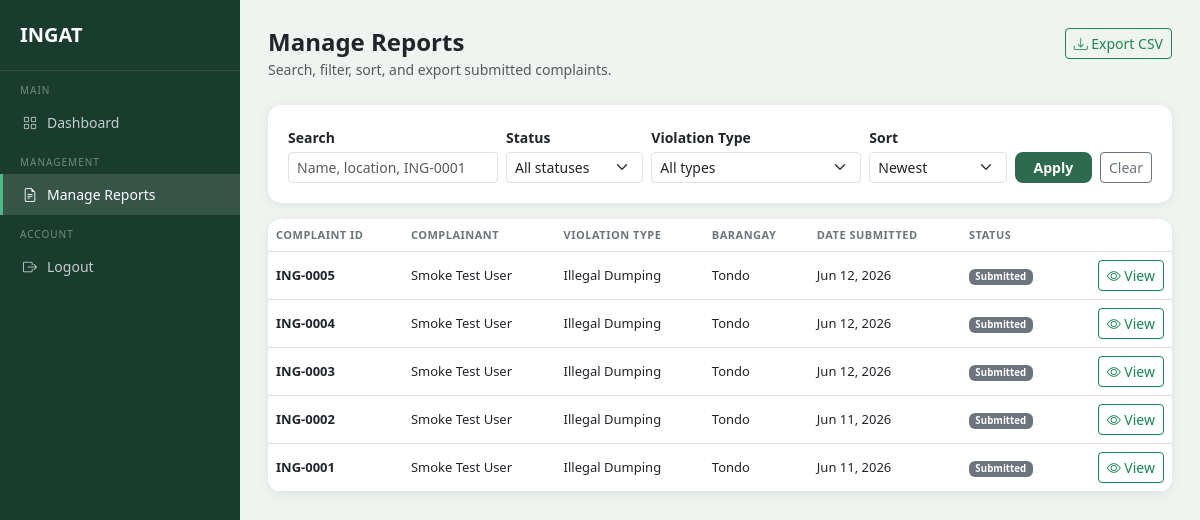
The app's page /admin/reports (signed in), older data.
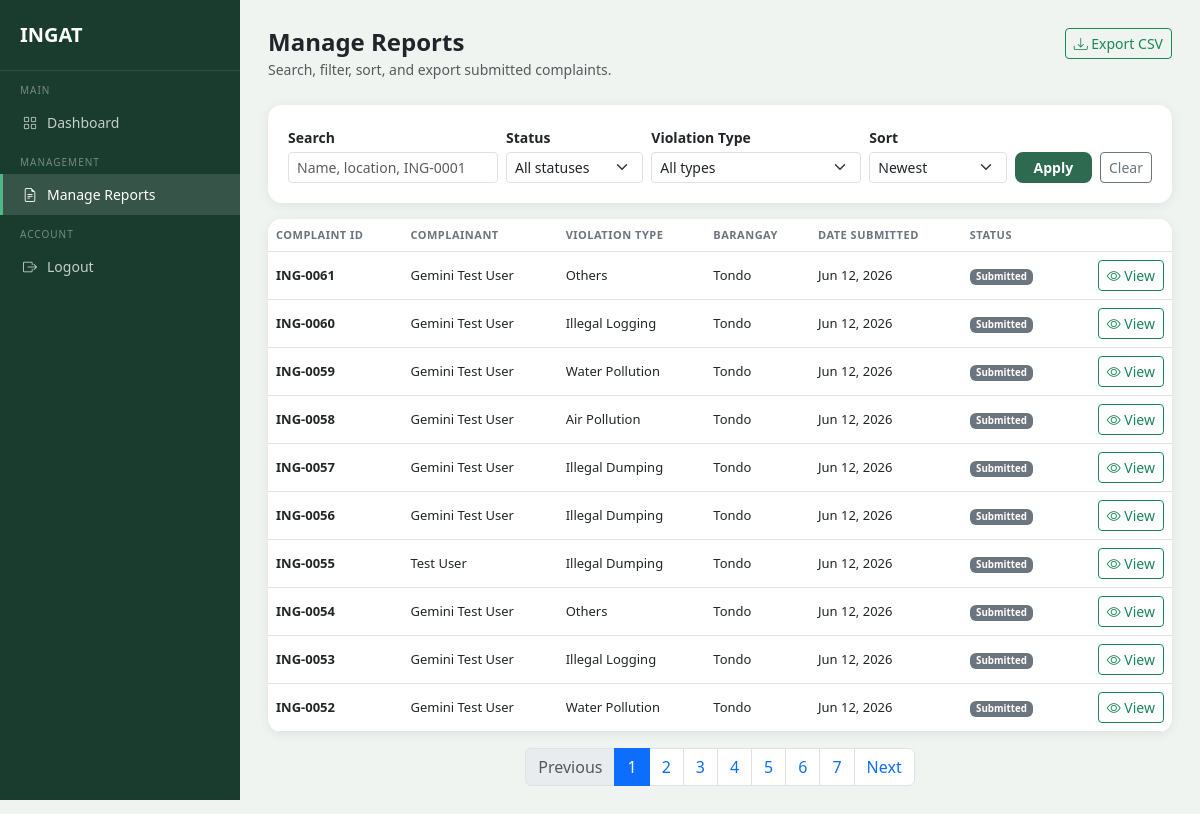
The same page, newer data.
### models.py (models this page shows, shortened)
class Complaint(db.Model):
    __tablename__ = 'complaints'
    id = db.Column(db.Integer, primary_key=True)
    user_id = db.Column(db.Integer, db.ForeignKey('users.id'), nullable=False)
    agency_id = db.Column(db.Integer, db.ForeignKey('agencies.id'), nullable=True)
    violation_type = db.Column(db.String(100), nullable=False)
    street_address = db.Column(db.String(255), nullable=False)
    barangay = db.Column(db.String(100), nullable=False)
    municipality = db.Column(db.String(100), nullable=False)
    date_incident = db.Column(db.Date, nullable=False)
    description = db.Column(db.Text, nullable=False)
    photo_path = db.Column(db.String(255), nullable=True)
    generated_letter = db.Column(db.Text, nullable=True)
    letter_generated = db.Column(db.Boolean, default=False)
    status = db.Column(db.String(50), default='Submitted')
    created_at = db.Column(db.DateTime, default=datetime.utcnow)
    status_history = db.relationship('StatusHistory', backref='complaint', lazy=True)

class User(db.Model, UserMixin):
    __tablename__ = 'users'
    id = db.Column(db.Integer, primary_key=True)
    full_name = db.Column(db.String(100), nullable=False)
    email = db.Column(db.String(120), unique=True, nullable=False)
    contact_number = db.Column(db.String(11), nullable=False)
    barangay = db.Column(db.String(100), nullable=False)
    municipality = db.Column(db.String(100), nullable=False)
    password_hash = db.Column(db.String(256), nullable=False)
    status = db.Column(db.String(20), default='active')
    email_notif = db.Column(db.Boolean, default=True)
    inapp_notif = db.Column(db.Boolean, default=True)
    created_at = db.Column(db.DateTime, default=datetime.utcnow)
    complaints = db.relationship('Complaint', backref='complainant', lazy=True)
    email_verifications = db.relationship('EmailVerification', backref='user', lazy=True)

### routes/admin_routes.py (the view)
@admin_bp.route('/reports')
@admin_required
def manage_reports():
    page = request.args.get('page', 1, type=int)
    paginated = _filtered_complaints_query().paginate(page=page, per_page=10, error_out=False)
    return render_template(
        'admin/manage_reports.html',
        complaints=paginated.items,
        search=request.args.get('q', '').strip(),
        status_filter=request.args.get('status', '').strip(),
        violation_filter=request.args.get('violation_type', '').strip(),
        sort=request.args.get('sort', 'newest').strip(),
        statuses=STATUS_OPTIONS,
        violation_types=VIOLATION_TYPES,
        pagination=paginated,
    )

### routes/admin_routes.py (called while the page is built, shortened)
def _filtered_complaints_query():
    from models import Complaint, User
    search = request.args.get('q', '').strip()
    status_filter = request.args.get('status', '').strip()
    violation_filter = request.args.get('violation_type', '').strip()
    sort = request.args.get('sort', 'newest').strip()
    query = Complaint.query.join(User, Complaint.user_id == User.id)
    if status_filter:
        query = query.filter(Complaint.status == status_filter)
    if violation_filter:
        query = query.filter(Complaint.violation_type == violation_filter)
    if sort == 'oldest':
        query = query.order_by(Complaint.created_at.asc())
    elif sort == 'status':
        query = query.order_by(Complaint.status.asc(), Complaint.created_at.desc())
    else:
        query = query.order_by(Complaint.created_at.desc())
    return query

### routes/auth.py (called while the page is built)
def admin_required(fn):
    @login_required
    @wraps(fn)
    def wrapper(*args, **kwargs):
        from models import AdminUser
        if not isinstance(current_user, AdminUser):
            flash('Please log in as admin.', 'danger')
            return redirect(url_for('admin.admin_login'))
        return fn(*args, **kwargs)
    return wrapper

### templates/admin/manage_reports.html (shortened to what the changed rows need)
<!DOCTYPE html>
<html lang="en">
<head>
    <link href="https://cdn.jsdelivr.net/npm/bootstrap@5.3.0/dist/css/bootstrap.min.css" rel="stylesheet">
    <link href="https://cdn.jsdelivr.net/npm/bootstrap-icons@1.10.5/font/bootstrap-icons.css" rel="stylesheet">
</head>
<body>
<div class="main-content">
    <div class="section-card p-0 overflow-hidden">
        {% if complaints %}
        <div class="table-responsive">
            <table class="table table-hover mb-0 align-middle">
                <thead class="bg-light">
                    <tr>
                        <th>Complaint ID</th>
                        <th>Complainant</th>
                        <th>Violation Type</th>
                        <th>Barangay</th>
                        <th>Date Submitted</th>
                        <th>Status</th>
                        <th></th>
                    </tr>
                </thead>
                <tbody>
                    {% for c in complaints %}
                    <tr>
                        <td class="fw-semibold">ING-{{ '%04d' % c.id }}</td>
                        <td>{{ c.complainant.full_name }}</td>
                        <td>{{ c.violation_type }}</td>
                        <td>{{ c.barangay }}</td>
                        <td>{{ c.created_at.strftime('%b %d, %Y') }}</td>
                        <td>
                            {% if c.status == 'Submitted' %}
                                <span class="badge badge-submitted">Submitted</span>
                            {% elif c.status == 'Under Review' %}
                                <span class="badge badge-review">Under Review</span>
                            {% elif c.status == 'Forwarded to Agency' %}
                                <span class="badge badge-forwarded">Forwarded</span>
                            {% elif c.status == 'Resolved' %}
                                <span class="badge badge-resolved">Resolved</span>
                            {% else %}
                                <span class="badge bg-secondary">{{ c.status }}</span>
                            {% endif %}
                        </td>
                        <td class="text-end">
                            <a href="{{ url_for('admin.report_detail', complaint_id=c.id) }}"
                               class="btn btn-sm btn-outline-success">
                                <i class="bi bi-eye"></i> View
                            </a>
                        </td>
                    </tr>
                    {% endfor %}
                </tbody>
            </table>
        </div>
        {% else %}
        <div class="text-center py-5 text-muted">
            <i class="bi bi-inbox" style="font-size: 34px;"></i>
            <p class="small mt-2 mb-0">No complaints match the current filters.</p>
        </div>
        {% endif %}
    </div>
    {% if pagination.pages > 1 %}
    <nav aria-label="Report pagination" class="mt-3">
        <ul class="pagination justify-content-center">
            <li class="page-item {% if not pagination.has_prev %}disabled{% endif %}">
                <a class="page-link" href="{{ url_for('admin.manage_reports', q=search, status=status_filter, violation_type=violation_filter, sort=sort, page=pagination.prev_num) }}" tabindex="-1">Previous</a>
            </li>
            {% for p in range(1, pagination.pages + 1) %}
            <li class="page-item {% if p == pagination.page %}active{% endif %}">
                <a class="page-link" href="{{ url_for('admin.manage_reports', q=search, status=status_filter, violation_type=violation_filter, sort=sort, page=p) }}">{{ p }}</a>
            </li>
            {% endfor %}
            <li class="page-item {% if not pagination.has_next %}disabled{% endif %}">
                <a class="page-link" href="{{ url_for('admin.manage_reports', q=search, status=status_filter, violation_type=violation_filter, sort=sort, page=pagination.next_num) }}">Next</a>
            </li>
        </ul>
    </nav>
    {% endif %}
</div>
</body>
</html>

Row changes from the older to the newer data that the page shows:
no longer on this page (row unchanged): Complaint: id "0005", complainant.full_name "Smoke Test User", violation_type "Illegal Dumping", barangay "Tondo", created_at "Jun 12, 2026", status "Submitted"
no longer on this page (row unchanged): Complaint: id "0004", complainant.full_name "Smoke Test User", violation_type "Illegal Dumping", barangay "Tondo", created_at "Jun 12, 2026", status "Submitted"
no longer on this page (row unchanged): Complaint: id "0003", complainant.full_name "Smoke Test User", violation_type "Illegal Dumping", barangay "Tondo", created_at "Jun 12, 2026", status "Submitted"
no longer on this page (row unchanged): Complaint: id "0002", complainant.full_name "Smoke Test User", violation_type "Illegal Dumping", barangay "Tondo", created_at "Jun 11, 2026", status "Submitted"
no longer on this page (row unchanged): Complaint: id "0001", complainant.full_name "Smoke Test User", violation_type "Illegal Dumping", barangay "Tondo", created_at "Jun 11, 2026", status "Submitted"
added Complaint: id "0061", complainant.full_name "Gemini Test User", violation_type "Others", barangay "Tondo", created_at "Jun 12, 2026", status "Submitted"
added Complaint: id "0060", complainant.full_name "Gemini Test User", violation_type "Illegal Logging", barangay "Tondo", created_at "Jun 12, 2026", status "Submitted"
added Complaint: id "0059", complainant.full_name "Gemini Test User", violation_type "Water Pollution", barangay "Tondo", created_at "Jun 12, 2026", status "Submitted"
added Complaint: id "0058", complainant.full_name "Gemini Test User", violation_type "Air Pollution", barangay "Tondo", created_at "Jun 12, 2026", status "Submitted"
added Complaint: id "0057", complainant.full_name "Gemini Test User", violation_type "Illegal Dumping", barangay "Tondo", created_at "Jun 12, 2026", status "Submitted"
added Complaint: id "0056", complainant.full_name "Gemini Test User", violation_type "Illegal Dumping", barangay "Tondo", created_at "Jun 12, 2026", status "Submitted"
added Complaint: id "0055", complainant.full_name "Test User", violation_type "Illegal Dumping", barangay "Tondo", created_at "Jun 12, 2026", status "Submitted"
added Complaint: id "0054", complainant.full_name "Gemini Test User", violation_type "Others", barangay "Tondo", created_at "Jun 12, 2026", status "Submitted"
added Complaint: id "0053", complainant.full_name "Gemini Test User", violation_type "Illegal Logging", barangay "Tondo", created_at "Jun 12, 2026", status "Submitted"
added Complaint: id "0052", complainant.full_name "Gemini Test User", violation_type "Water Pollution", barangay "Tondo", created_at "Jun 12, 2026", status "Submitted"
Text that changed along with them:
text now shown: "Previous Next"
new list line: "1"
new list line: "2"
new list line: "3"
new list line: "4"
new list line: "5"
new list line: "6"
new list line: "7"
